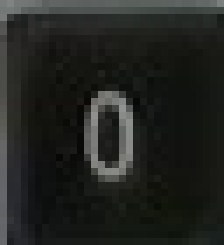
#> input picture data/teeest0.jpg, 32 x 35 px, found by its file name (shown 7 times larger)
$ python digit_classifier.py
#> lines starting #> are read from the running program, lines starting #| are printed output that depends on the picture; after the words box and inside, x2 and y2 are one past the last pixel; in counts of white or black regions, pixels touching at a corner belong together
# Import the modules
import cv2
import joblib
from skimage.feature import hog
import numpy as np

# Load the classifier
clf = joblib.load(r"C:\Users\prfev\Desktop\TCC_Scripts\tcc_finals\robot_test\digits_cls.pkl")
#> (reads robot_test/digits_cls.pkl from the repository)

# Read the input image
im = cv2.imread(r"C:\Users\prfev\Desktop\TCC_Scripts\tcc_finals\data\teeest0.jpg")
#> im is the input picture: shape (35, 32, 3); mean B, G, R 32.7, 35.9, 34.3
w = im.shape[0]
#> w = 35
h = im.shape[1]
#> h = 32
im = im[4:h, 3:w]
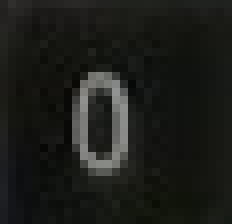
#> im: shape (28, 29, 3) (shown 8 times larger); mean B, G, R 25.6, 29.2, 28.1
# Convert to grayscale and apply Gaussian filtering
im_gray = cv2.cvtColor(im, cv2.COLOR_BGR2GRAY)
im_gray = cv2.GaussianBlur(im_gray, (1, 1), 0)


# Threshold the image
im_th = cv2.adaptiveThreshold(im_gray, 255, cv2.ADAPTIVE_THRESH_GAUSSIAN_C, cv2.THRESH_BINARY_INV,7,7)
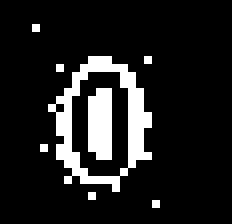
#> im_th: shape (28, 29) (shown 8 times larger); 12.2% white in thin lines or dots, all inside (x1, y1, x2, y2) = (4, 3, 20, 26)

im_th = cv2.resize(im_gray, (28, 28), interpolation=cv2.INTER_AREA)
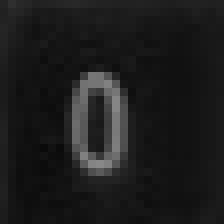
#> im_th: shape (28, 28) (shown 8 times larger); min 10, max 136, mean 28.5
im_th = cv2.dilate(im_th, (1, 1))
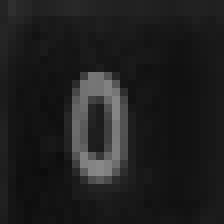
#> im_th: shape (28, 28) (shown 8 times larger); min 12, max 136, mean 30.8

roi_hog_fd = hog(im_th, orientations=9, pixels_per_cell=(14, 14), cells_per_block=(1, 1))
#> roi_hog_fd = 36 values, max 0.533 at index 27, min 0.0331 at index 31, mean 0.304
nbr = clf.predict(np.array([roi_hog_fd], 'float64'))
#> nbr = [8]
print(nbr)
#| [8]


# cv2.imshow("Resulting Image with Rectangular ROIs", im_th)
cv2.imwrite("prediction_result.jpg", im_th)
# cv2.waitKey(0)
# cv2.destroyAllWindows()
